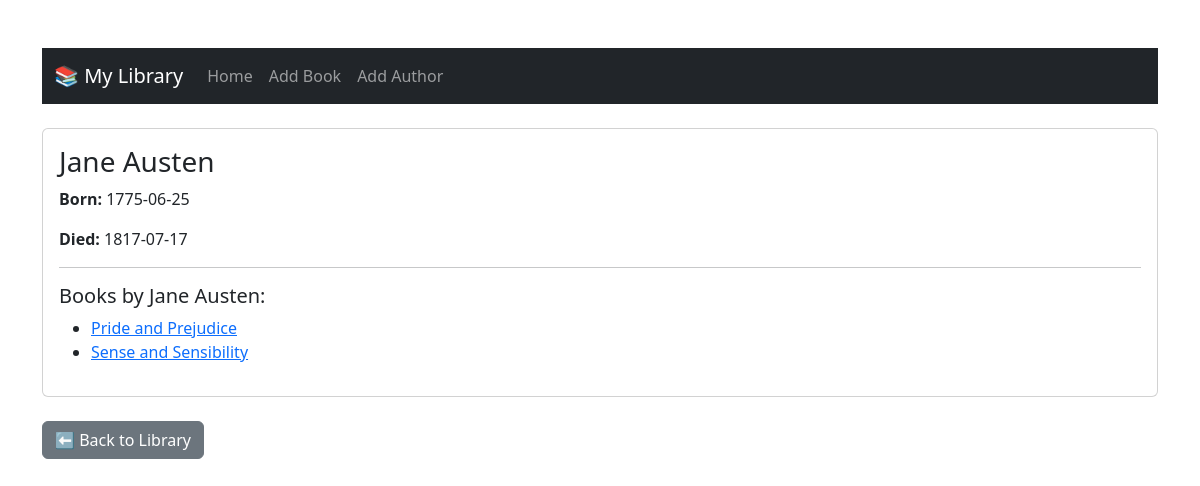
The page /author/2 on the database its author committed.
### data_models.py (models this page shows, shortened)
class Author(db.Model):
    __tablename__ = "authors"
    id = db.Column(db.Integer, primary_key=True, autoincrement=True)
    name = db.Column(db.String(100), nullable=False)
    birth_date = db.Column(db.Date, nullable=False)
    date_of_death = db.Column(db.Date, nullable=True)
    books = db.relationship('Book', backref='author', lazy=True)

class Book(db.Model):
    __tablename__ = "books"
    id = db.Column(db.Integer, primary_key=True, autoincrement=True)
    isbn = db.Column(db.String(13), nullable=False)
    title = db.Column(db.String(100), nullable=False)
    publication_year = db.Column(db.Integer, nullable=False)
    author_id = db.Column(db.Integer, db.ForeignKey('authors.id'), nullable=False)

### app.py (the view)
@app.route("/author/<int:author_id>")
def author_detail(author_id):
    author = Author.query.get_or_404(author_id)
    return render_template("author_detail.html", author=author)

### templates/author_detail.html (shortened to what this page needs)
<!DOCTYPE html>
<html lang="en">
<head>
    <link href="https://cdn.jsdelivr.net/npm/bootstrap@5.3.0/dist/css/bootstrap.min.css" rel="stylesheet">
</head>
<body class="container my-5">
<nav class="navbar navbar-expand-lg navbar-dark bg-dark mb-4">
    <div class="container-fluid">
        <a class="navbar-brand" href="/">📚 My Library</a>
        <div class="collapse navbar-collapse" id="navbarNav">
            <ul class="navbar-nav">
                <li class="nav-item"><a class="nav-link" href="/">Home</a></li>
                <li class="nav-item"><a class="nav-link" href="/add_book">Add Book</a></li>
                <li class="nav-item"><a class="nav-link" href="/add_author">Add Author</a></li>
            </ul>
        </div>
    </div>
</nav>
<div class="card mb-4">
    <div class="card-body">
        <h3 class="card-title">{{ author.name }}</h3>
        <p><strong>Born:</strong> {{ author.birth_date }}</p>
        {% if author.date_of_death %}
        <p><strong>Died:</strong> {{ author.date_of_death }}</p>
        {% endif %}
        <hr>
        <h5>Books by {{ author.name }}:</h5>
        <ul>
            {% for book in author.books %}
            <li><a href="{{ url_for('book_detail', book_id=book.id) }}">{{ book.title }}</a></li>
            {% else %}
            <li>No books found for this author.</li>
            {% endfor %}
        </ul>
    </div>
</div>
<a href="/" class="btn btn-secondary">⬅️ Back to Library</a>
</body>
</html>

### rows shown on the page
Author: name "Jane Austen", birth_date "1775-06-25", date_of_death "1817-07-17"
Book: title "Pride and Prejudice"
Book: title "Sense and Sensibility"
